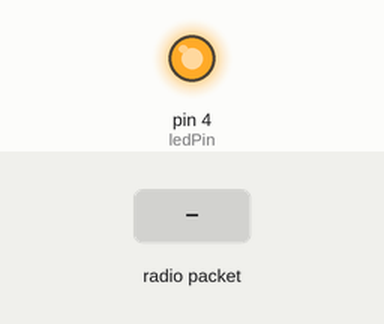
The sketch below on a simulated Arduino Uno, built with avr-gcc and run on an emulated ATmega328P. On the bench: output pins drawn as LEDs (lit = HIGH). The inputs (shaded band) are chosen by the test bench. No radio packets arrive unless stated; what the sketch prints to the serial monitor is not drawn.

Above: at 3.2 s.
3.3 s: radio packet "a" arrives
4.8 s: radio packet "b" arrives
At 5.3 s:
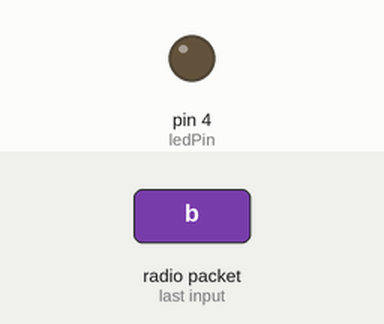
6.3 s: radio packet "1" arrives
Timing chart, 0 to 9.3 s (numbered marks = the images above; inputs shaded):
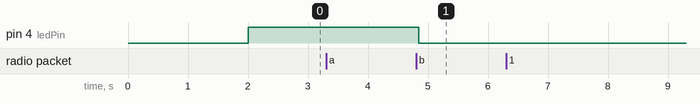

The sketch:

sketch_mar07b.ino
```cpp
#include <VirtualWire.h>

const int dataPin = 3;
const int ledPin = 4;

void setup()
{
    vw_setup(2000);
    vw_set_rx_pin(dataPin);
    vw_rx_start();

 Serial.begin(9600);
    Serial.println("iniciando");


    pinMode(ledPin, OUTPUT);
    digitalWrite(ledPin, false);
    delay(2000);
    digitalWrite(ledPin, true);
}

void loop()
{
    uint8_t data;
    uint8_t dataLength=1;
 Serial.println("leyendo");
    if (vw_get_message(&data,&dataLength))
    {
      Serial.println("codigo");
        Serial.println(data);
        Serial.println(dataLength);
Serial.println("******************");

        if((char)data=='a')
        {
            digitalWrite(ledPin, true);
        }
        else if((char)data=='b')
        {
            digitalWrite(ledPin, false);
        }
    }
}
```

Measured:
- after the input at 3.3 s, every drawn part: stays the same
- after the input at 4.8 s, pin 4 (ledPin): HIGH → LOW at once
- after the input at 6.3 s, every drawn part: stays the same
